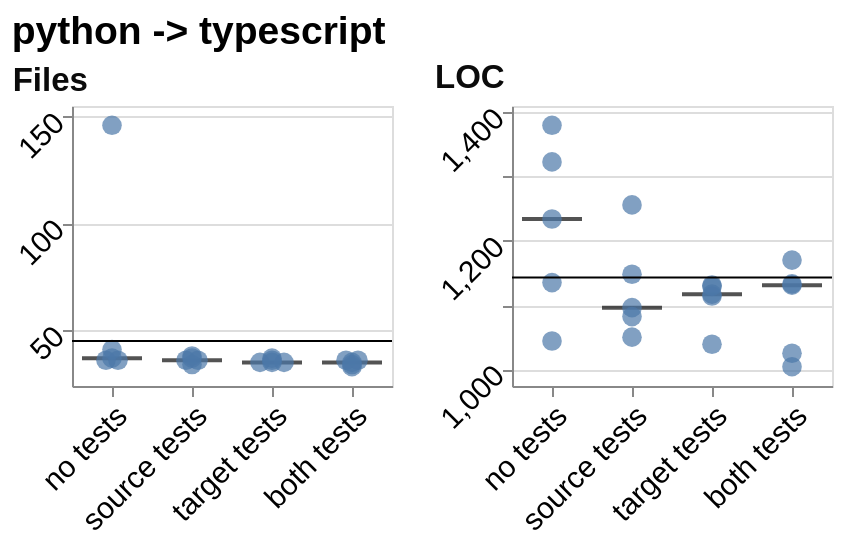

Source (Vega-Lite JSON):
### Vega-Lite specification from a JSON file in a GitHub repository (floating-point values rounded to 4 significant figures)
{"config": {"view": {"continuousWidth": 300, "continuousHeight": 300}, "axis": {"labelAngle": -45}}, "concat": [{"layer": [{"mark": {"type": "tick", "color": "#0b0b0b", "opacity": 0.7, "size": 30, "thickness": 2}, "encoding": {"x": {"field": "condition", "scale": {"paddingInner": 0.25, "paddingOuter": 0.125}, "sort": ["no tests", "source tests", "target tests", "both tests"], "title": null, "type": "nominal", "axis": {"labelFontSize": 15}}, "y": {"aggregate": "median", "field": "value", "scale": {"domain": [23.96, 155.0], "nice": false}, "title": null, "type": "quantitative", "axis": {"labelFontSize": 15, "titleFontSize": 16.5}}}}, {"mark": {"type": "point", "filled": true, "size": 96}, "encoding": {"x": {"field": "condition", "scale": {"paddingInner": 0.25, "paddingOuter": 0.125}, "sort": ["no tests", "source tests", "target tests", "both tests"], "title": null, "type": "nominal", "axis": {"labelFontSize": 15}}, "xOffset": {"field": "nudge", "scale": {"domain": [-1.0, 1.0], "range": [9.0, 21.0]}, "title": null, "type": "quantitative"}, "y": {"field": "value", "scale": {"domain": [23.96, 155.0], "nice": false}, "type": "quantitative", "axis": {"labelFontSize": 15, "titleFontSize": 16.5}}}}, {"mark": {"type": "rule"}, "encoding": {"y": {"aggregate": "median", "field": "reference", "scale": {"domain": [23.96, 155.0], "nice": false}, "type": "quantitative", "axis": {"labelFontSize": 15, "titleFontSize": 16.5}}}, "transform": [{"filter": {"field": "reference", "valid": true}}]}], "data": {"name": "data-0dd52b264c45575ef80ee2be7fb37794"}, "height": 140, "title": {"text": "Files", "anchor": "start", "color": "#0b0b0b", "fontSize": 16.5}, "width": 160}, {"layer": [{"mark": {"type": "tick", "color": "#0b0b0b", "opacity": 0.7, "size": 30, "thickness": 2}, "encoding": {"x": {"field": "condition", "scale": {"paddingInner": 0.25, "paddingOuter": 0.125}, "sort": ["no tests", "source tests", "target tests", "both tests"], "title": null, "type": "nominal", "axis": {"labelFontSize": 15}}, "y": {"aggregate": "median", "field": "value", "scale": {"domain": [973.9, 1410.0], "nice": false}, "title": null, "type": "quantitative", "axis": {"labelFontSize": 15, "titleFontSize": 16.5}}}}, {"mark": {"type": "point", "filled": true, "size": 96}, "encoding": {"x": {"field": "condition", "scale": {"paddingInner": 0.25, "paddingOuter": 0.125}, "sort": ["no tests", "source tests", "target tests", "both tests"], "title": null, "type": "nominal", "axis": {"labelFontSize": 15}}, "xOffset": {"field": "nudge", "scale": {"domain": [-1.0, 1.0], "range": [9.0, 21.0]}, "title": null, "type": "quantitative"}, "y": {"field": "value", "scale": {"domain": [973.9, 1410.0], "nice": false}, "type": "quantitative", "axis": {"labelFontSize": 15, "titleFontSize": 16.5}}}}, {"mark": {"type": "rule"}, "encoding": {"y": {"aggregate": "median", "field": "reference", "scale": {"domain": [973.9, 1410.0], "nice": false}, "type": "quantitative", "axis": {"labelFontSize": 15, "titleFontSize": 16.5}}}, "transform": [{"filter": {"field": "reference", "valid": true}}]}], "data": {"name": "data-57e6dfa4703c2c07c56e1e6b0a97b20b"}, "height": 140, "title": {"text": "LOC", "anchor": "start", "color": "#0b0b0b", "fontSize": 16.5}, "width": 160}], "columns": 4, "title": {"text": "python -> typescript", "fontSize": 19.5, "anchor": "start"}, "$schema": "https://vega.github.io/schema/vega-lite/v6.4.1.json", "datasets": {"data-0dd52b264c45575ef80ee2be7fb37794": [{"condition": "no tests", "layout": "rebuilt the file layout", "metric": "file_count", "value": 36.0, "reference": 45.0, "nudge": -0.5}, {"condition": "no tests", "layout": "kept the file layout", "metric": "file_count", "value": 36.0, "reference": 45.0, "nudge": 0.5}, {"condition": "no tests", "layout": "kept the file layout", "metric": "file_count", "value": 146.0, "reference": 45.0, "nudge": 0.0}, {"condition": "no tests", "layout": "rebuilt the file layout", "metric": "file_count", "value": 41.0, "reference": 45.0, "nudge": 0.0}, {"condition": "no tests", "layout": "rebuilt the file layout", "metric": "file_count", "value": 37.0, "reference": 45.0, "nudge": 0.0}, {"condition": "source tests", "layout": "kept the file layout", "metric": "file_count", "value": 36.0, "reference": 45.0, "nudge": -0.5}, {"condition": "source tests", "layout": "kept the file layout", "metric": "file_count", "value": 36.0, "reference": 45.0, "nudge": 0.5}, {"condition": "source tests", "layout": "kept the file layout", "metric": "file_count", "value": 38.0, "reference": 45.0, "nudge": 0.0}, {"condition": "source tests", "layout": "kept the file layout", "metric": "file_count", "value": 34.0, "reference": 45.0, "nudge": 0.0}, {"condition": "source tests", "layout": "rebuilt the file layout", "metric": "file_count", "value": 37.0, "reference": 45.0, "nudge": 0.0}, {"condition": "target tests", "layout": "kept the file layout", "metric": "file_count", "value": 35.0, "reference": 45.0, "nudge": -1.0}, {"condition": "target tests", "layout": "kept the file layout", "metric": "file_count", "value": 35.0, "reference": 45.0, "nudge": 0.0}, {"condition": "target tests", "layout": "kept the file layout", "metric": "file_count", "value": 35.0, "reference": 45.0, "nudge": 1.0}, {"condition": "target tests", "layout": "kept the file layout", "metric": "file_count", "value": 36.0, "reference": 45.0, "nudge": 0.0}, {"condition": "target tests", "layout": "kept the file layout", "metric": "file_count", "value": 37.0, "reference": 45.0, "nudge": 0.0}, {"condition": "both tests", "layout": "kept the file layout", "metric": "file_count", "value": 33.0, "reference": 45.0, "nudge": 0.0}, {"condition": "both tests", "layout": "kept the file layout", "metric": "file_count", "value": 36.0, "reference": 45.0, "nudge": -0.5}, {"condition": "both tests", "layout": "kept the file layout", "metric": "file_count", "value": 36.0, "reference": 45.0, "nudge": 0.5}, {"condition": "both tests", "layout": "kept the file layout", "metric": "file_count", "value": 34.0, "reference": 45.0, "nudge": 0.0}, {"condition": "both tests", "layout": "kept the file layout", "metric": "file_count", "value": 35.0, "reference": 45.0, "nudge": 0.0}], "data-57e6dfa4703c2c07c56e1e6b0a97b20b": [{"condition": "no tests", "layout": "rebuilt the file layout", "metric": "loc", "value": 1044.0, "reference": 1143.0, "nudge": 0.0}, {"condition": "no tests", "layout": "kept the file layout", "metric": "loc", "value": 1380.0, "reference": 1143.0, "nudge": 0.0}, {"condition": "no tests", "layout": "rebuilt the file layout", "metric": "loc", "value": 1323.0, "reference": 1143.0, "nudge": 0.0}, {"condition": "no tests", "layout": "rebuilt the file layout", "metric": "loc", "value": 1135.0, "reference": 1143.0, "nudge": 0.0}, {"condition": "no tests", "layout": "kept the file layout", "metric": "loc", "value": 1234.0, "reference": 1143.0, "nudge": 0.0}, {"condition": "source tests", "layout": "kept the file layout", "metric": "loc", "value": 1096.0, "reference": 1143.0, "nudge": 0.0}, {"condition": "source tests", "layout": "kept the file layout", "metric": "loc", "value": 1256.0, "reference": 1143.0, "nudge": 0.0}, {"condition": "source tests", "layout": "kept the file layout", "metric": "loc", "value": 1050.0, "reference": 1143.0, "nudge": 0.0}, {"condition": "source tests", "layout": "rebuilt the file layout", "metric": "loc", "value": 1148.0, "reference": 1143.0, "nudge": 0.0}, {"condition": "source tests", "layout": "kept the file layout", "metric": "loc", "value": 1082.0, "reference": 1143.0, "nudge": 0.0}, {"condition": "target tests", "layout": "kept the file layout", "metric": "loc", "value": 1117.0, "reference": 1143.0, "nudge": 0.0}, {"condition": "target tests", "layout": "kept the file layout", "metric": "loc", "value": 1114.0, "reference": 1143.0, "nudge": 0.0}, {"condition": "target tests", "layout": "kept the file layout", "metric": "loc", "value": 1131.0, "reference": 1143.0, "nudge": 0.0}, {"condition": "target tests", "layout": "kept the file layout", "metric": "loc", "value": 1129.0, "reference": 1143.0, "nudge": 0.0}, {"condition": "target tests", "layout": "kept the file layout", "metric": "loc", "value": 1039.0, "reference": 1143.0, "nudge": 0.0}, {"condition": "both tests", "layout": "kept the file layout", "metric": "loc", "value": 1131.0, "reference": 1143.0, "nudge": 0.0}, {"condition": "both tests", "layout": "kept the file layout", "metric": "loc", "value": 1170.0, "reference": 1143.0, "nudge": 0.0}, {"condition": "both tests", "layout": "kept the file layout", "metric": "loc", "value": 1004.0, "reference": 1143.0, "nudge": 0.0}, {"condition": "both tests", "layout": "kept the file layout", "metric": "loc", "value": 1133.0, "reference": 1143.0, "nudge": 0.0}, {"condition": "both tests", "layout": "kept the file layout", "metric": "loc", "value": 1025.0, "reference": 1143.0, "nudge": 0.0}]}}
